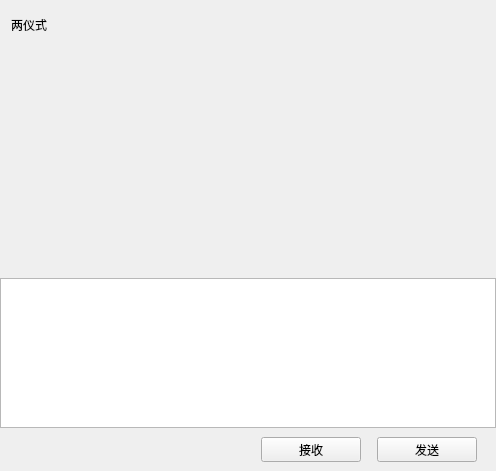
<?xml version="1.0" encoding="UTF-8"?>
<ui version="4.0">
 <class>ChatPage</class>
 <widget class="QWidget" name="ChatPage">
  <property name="geometry">
   <rect>
    <x>0</x>
    <y>0</y>
    <width>496</width>
    <height>471</height>
   </rect>
  </property>
  <property name="windowTitle">
   <string>Form</string>
  </property>
  <layout class="QGridLayout" name="gridLayout">
   <property name="leftMargin">
    <number>0</number>
   </property>
   <property name="topMargin">
    <number>0</number>
   </property>
   <property name="rightMargin">
    <number>0</number>
   </property>
   <property name="bottomMargin">
    <number>0</number>
   </property>
   <property name="verticalSpacing">
    <number>0</number>
   </property>
   <item row="0" column="0">
    <widget class="QWidget" name="chat_data_wid" native="true">
     <layout class="QVBoxLayout" name="verticalLayout_4">
      <property name="spacing">
       <number>0</number>
      </property>
      <property name="leftMargin">
       <number>0</number>
      </property>
      <property name="topMargin">
       <number>0</number>
      </property>
      <property name="rightMargin">
       <number>0</number>
      </property>
      <property name="bottomMargin">
       <number>0</number>
      </property>
      <item>
       <widget class="QWidget" name="title_wid" native="true">
        <property name="sizePolicy">
         <sizepolicy hsizetype="Preferred" vsizetype="Fixed">
          <horstretch>0</horstretch>
          <verstretch>0</verstretch>
         </sizepolicy>
        </property>
        <property name="minimumSize">
         <size>
          <width>0</width>
          <height>50</height>
         </size>
        </property>
        <property name="maximumSize">
         <size>
          <width>16777215</width>
          <height>50</height>
         </size>
        </property>
        <layout class="QVBoxLayout" name="verticalLayout_5">
         <item>
          <widget class="QWidget" name="widget_2" native="true">
           <layout class="QVBoxLayout" name="verticalLayout_6">
            <property name="leftMargin">
             <number>2</number>
            </property>
            <property name="topMargin">
             <number>2</number>
            </property>
            <property name="rightMargin">
             <number>2</number>
            </property>
            <property name="bottomMargin">
             <number>2</number>
            </property>
            <item>
             <widget class="QLabel" name="title_label">
              <property name="text">
               <string>两仪式</string>
              </property>
             </widget>
            </item>
           </layout>
          </widget>
         </item>
        </layout>
       </widget>
      </item>
      <item>
       <widget class="ChatView" name="chat_data_list" native="true"/>
      </item>
      <item>
       <widget class="QWidget" name="tool_wid" native="true">
        <property name="sizePolicy">
         <sizepolicy hsizetype="Preferred" vsizetype="Fixed">
          <horstretch>0</horstretch>
          <verstretch>0</verstretch>
         </sizepolicy>
        </property>
        <property name="minimumSize">
         <size>
          <width>0</width>
          <height>30</height>
         </size>
        </property>
        <layout class="QVBoxLayout" name="verticalLayout_7">
         <property name="spacing">
          <number>4</number>
         </property>
         <property name="topMargin">
          <number>0</number>
         </property>
         <property name="bottomMargin">
          <number>0</number>
         </property>
         <item>
          <widget class="QWidget" name="widget_3" native="true">
           <layout class="QHBoxLayout" name="horizontalLayout_3">
            <property name="leftMargin">
             <number>0</number>
            </property>
            <property name="topMargin">
             <number>0</number>
            </property>
            <property name="rightMargin">
             <number>0</number>
            </property>
            <property name="bottomMargin">
             <number>0</number>
            </property>
            <item>
             <widget class="ClickedLabel" name="emo_label">
              <property name="minimumSize">
               <size>
                <width>25</width>
                <height>25</height>
               </size>
              </property>
              <property name="maximumSize">
               <size>
                <width>25</width>
                <height>25</height>
               </size>
              </property>
              <property name="text">
               <string/>
              </property>
             </widget>
            </item>
            <item>
             <spacer name="horizontalSpacer_2">
              <property name="orientation">
               <enum>Qt::Horizontal</enum>
              </property>
              <property name="sizeType">
               <enum>QSizePolicy::Fixed</enum>
              </property>
              <property name="sizeHint" stdset="0">
               <size>
                <width>5</width>
                <height>20</height>
               </size>
              </property>
             </spacer>
            </item>
            <item>
             <widget class="ClickedLabel" name="file_label">
              <property name="minimumSize">
               <size>
                <width>25</width>
                <height>25</height>
               </size>
              </property>
              <property name="maximumSize">
               <size>
                <width>25</width>
                <height>25</height>
               </size>
              </property>
              <property name="text">
               <string/>
              </property>
             </widget>
            </item>
            <item>
             <spacer name="horizontalSpacer_3">
              <property name="orientation">
               <enum>Qt::Horizontal</enum>
              </property>
              <property name="sizeHint" stdset="0">
               <size>
                <width>252</width>
                <height>20</height>
               </size>
              </property>
             </spacer>
            </item>
           </layout>
          </widget>
         </item>
        </layout>
       </widget>
      </item>
      <item>
       <widget class="MessageTextEdit" name="chat_edit">
        <property name="sizePolicy">
         <sizepolicy hsizetype="Expanding" vsizetype="Fixed">
          <horstretch>0</horstretch>
          <verstretch>0</verstretch>
         </sizepolicy>
        </property>
        <property name="minimumSize">
         <size>
          <width>0</width>
          <height>150</height>
         </size>
        </property>
        <property name="maximumSize">
         <size>
          <width>16777215</width>
          <height>150</height>
         </size>
        </property>
       </widget>
      </item>
      <item>
       <widget class="QWidget" name="send_wid" native="true">
        <property name="sizePolicy">
         <sizepolicy hsizetype="Preferred" vsizetype="Fixed">
          <horstretch>0</horstretch>
          <verstretch>0</verstretch>
         </sizepolicy>
        </property>
        <layout class="QHBoxLayout" name="horizontalLayout_4">
         <item>
          <spacer name="horizontalSpacer_4">
           <property name="orientation">
            <enum>Qt::Horizontal</enum>
           </property>
           <property name="sizeHint" stdset="0">
            <size>
             <width>80</width>
             <height>20</height>
            </size>
           </property>
          </spacer>
         </item>
         <item>
          <widget class="ClickedBtn" name="receive_btn">
           <property name="sizePolicy">
            <sizepolicy hsizetype="Minimum" vsizetype="Minimum">
             <horstretch>0</horstretch>
             <verstretch>0</verstretch>
            </sizepolicy>
           </property>
           <property name="minimumSize">
            <size>
             <width>100</width>
             <height>25</height>
            </size>
           </property>
           <property name="maximumSize">
            <size>
             <width>100</width>
             <height>25</height>
            </size>
           </property>
           <property name="text">
            <string>接收</string>
           </property>
          </widget>
         </item>
         <item>
          <spacer name="horizontalSpacer_5">
           <property name="orientation">
            <enum>Qt::Horizontal</enum>
           </property>
           <property name="sizeType">
            <enum>QSizePolicy::Fixed</enum>
           </property>
           <property name="sizeHint" stdset="0">
            <size>
             <width>10</width>
             <height>20</height>
            </size>
           </property>
          </spacer>
         </item>
         <item>
          <widget class="ClickedBtn" name="send_btn">
           <property name="minimumSize">
            <size>
             <width>100</width>
             <height>25</height>
            </size>
           </property>
           <property name="maximumSize">
            <size>
             <width>100</width>
             <height>25</height>
            </size>
           </property>
           <property name="text">
            <string>发送</string>
           </property>
          </widget>
         </item>
         <item>
          <spacer name="horizontalSpacer_6">
           <property name="orientation">
            <enum>Qt::Horizontal</enum>
           </property>
           <property name="sizeType">
            <enum>QSizePolicy::Fixed</enum>
           </property>
           <property name="sizeHint" stdset="0">
            <size>
             <width>10</width>
             <height>20</height>
            </size>
           </property>
          </spacer>
         </item>
        </layout>
       </widget>
      </item>
     </layout>
    </widget>
   </item>
  </layout>
 </widget>
 <customwidgets>
  <customwidget>
   <class>ClickedBtn</class>
   <extends>QPushButton</extends>
   <header location="global">clickedbtn.h</header>
  </customwidget>
  <customwidget>
   <class>ClickedLabel</class>
   <extends>QLabel</extends>
   <header location="global">clickedlabel.h</header>
  </customwidget>
  <customwidget>
   <class>ChatView</class>
   <extends>QWidget</extends>
   <header location="global">chatview.h</header>
   <container>1</container>
  </customwidget>
  <customwidget>
   <class>MessageTextEdit</class>
   <extends>QTextEdit</extends>
   <header location="global">messagetextedit.h</header>
  </customwidget>
 </customwidgets>
 <resources/>
 <connections/>
</ui>
